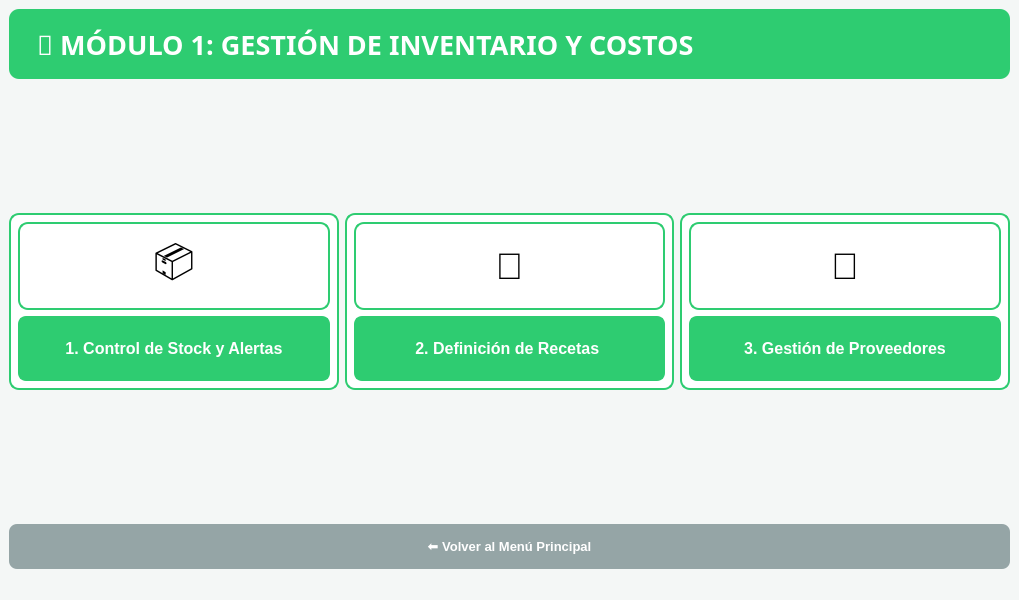
<?xml version="1.0" encoding="UTF-8"?>
<ui version="4.0">
 <class>MainWindow</class>
 <widget class="QMainWindow" name="MainWindow">
  <property name="geometry">
   <rect>
    <x>0</x>
    <y>0</y>
    <width>1019</width>
    <height>600</height>
   </rect>
  </property>
  <property name="windowTitle">
   <string>Submenú Inventario - Atai Sushi SIG</string>
  </property>
  <property name="styleSheet">
   <string notr="true">background-color: #f4f7f6;</string>
  </property>
  <widget class="QWidget" name="centralwidget">
   <layout class="QGridLayout" name="gridLayout_main">
    <item row="0" column="0" colspan="3">
     <widget class="QLabel" name="label_header">
      <property name="minimumSize">
       <size>
        <width>0</width>
        <height>70</height>
       </size>
      </property>
      <property name="font">
       <font>
        <family>Segoe UI Black</family>
        <pointsize>20</pointsize>
        <weight>75</weight>
        <bold>true</bold>
       </font>
      </property>
      <property name="styleSheet">
       <string notr="true">background-color: #2ecc71; color: white; border-radius: 10px; padding-left: 20px;</string>
      </property>
      <property name="text">
       <string>🍣 MÓDULO 1: GESTIÓN DE INVENTARIO Y COSTOS</string>
      </property>
     </widget>
    </item>
    <item row="1" column="0" colspan="3">
     <spacer name="verticalSpacer_top">
      <property name="orientation">
       <enum>Qt::Vertical</enum>
      </property>
      <property name="sizeHint" stdset="0">
       <size>
        <width>20</width>
        <height>30</height>
       </size>
      </property>
     </spacer>
    </item>
    <item row="2" column="0">
     <widget class="QWidget" name="widget_card_stock" native="true">
      <property name="styleSheet">
       <string notr="true">background-color: white; border: 2px solid #2ecc71; border-radius: 10px; padding: 10px;</string>
      </property>
      <layout class="QVBoxLayout" name="verticalLayout_2">
       <item>
        <widget class="QLabel" name="label_icon_stock">
         <property name="font">
          <font>
           <pointsize>28</pointsize>
          </font>
         </property>
         <property name="text">
          <string>📦</string>
         </property>
         <property name="alignment">
          <set>Qt::AlignCenter</set>
         </property>
        </widget>
       </item>
       <item>
        <widget class="QPushButton" name="boton_control_stock">
         <property name="minimumSize">
          <size>
           <width>0</width>
           <height>65</height>
          </size>
         </property>
         <property name="font">
          <font>
           <pointsize>12</pointsize>
           <weight>75</weight>
           <bold>true</bold>
          </font>
         </property>
         <property name="styleSheet">
          <string notr="true">background-color: #2ecc71; color: white; border-radius: 8px;</string>
         </property>
         <property name="text">
          <string>1. Control de Stock y Alertas</string>
         </property>
        </widget>
       </item>
      </layout>
     </widget>
    </item>
    <item row="2" column="1">
     <widget class="QWidget" name="widget_card_recetas" native="true">
      <property name="styleSheet">
       <string notr="true">background-color: white; border: 2px solid #2ecc71; border-radius: 10px; padding: 10px;</string>
      </property>
      <layout class="QVBoxLayout" name="verticalLayout_3">
       <item>
        <widget class="QLabel" name="label_icon_recetas">
         <property name="font">
          <font>
           <pointsize>28</pointsize>
          </font>
         </property>
         <property name="text">
          <string>🍚</string>
         </property>
         <property name="alignment">
          <set>Qt::AlignCenter</set>
         </property>
        </widget>
       </item>
       <item>
        <widget class="QPushButton" name="boton_config_recetas">
         <property name="minimumSize">
          <size>
           <width>0</width>
           <height>65</height>
          </size>
         </property>
         <property name="font">
          <font>
           <pointsize>12</pointsize>
           <weight>75</weight>
           <bold>true</bold>
          </font>
         </property>
         <property name="styleSheet">
          <string notr="true">background-color: #2ecc71; color: white; border-radius: 8px;</string>
         </property>
         <property name="text">
          <string>2. Definición de Recetas </string>
         </property>
        </widget>
       </item>
      </layout>
     </widget>
    </item>
    <item row="2" column="2">
     <widget class="QWidget" name="widget_card_proveedores" native="true">
      <property name="styleSheet">
       <string notr="true">background-color: white; border: 2px solid #2ecc71; border-radius: 10px; padding: 10px;</string>
      </property>
      <layout class="QVBoxLayout" name="verticalLayout_4">
       <item>
        <widget class="QLabel" name="label_icon_proveedores">
         <property name="font">
          <font>
           <pointsize>28</pointsize>
          </font>
         </property>
         <property name="text">
          <string>🚚</string>
         </property>
         <property name="alignment">
          <set>Qt::AlignCenter</set>
         </property>
        </widget>
       </item>
       <item>
        <widget class="QPushButton" name="boton_gestion_proveedores">
         <property name="minimumSize">
          <size>
           <width>0</width>
           <height>65</height>
          </size>
         </property>
         <property name="font">
          <font>
           <pointsize>12</pointsize>
           <weight>75</weight>
           <bold>true</bold>
          </font>
         </property>
         <property name="styleSheet">
          <string notr="true">background-color: #2ecc71; color: white; border-radius: 8px;</string>
         </property>
         <property name="text">
          <string>3. Gestión de Proveedores</string>
         </property>
        </widget>
       </item>
      </layout>
     </widget>
    </item>
    <item row="3" column="1">
     <spacer name="verticalSpacer_bottom">
      <property name="orientation">
       <enum>Qt::Vertical</enum>
      </property>
      <property name="sizeHint" stdset="0">
       <size>
        <width>20</width>
        <height>40</height>
       </size>
      </property>
     </spacer>
    </item>
    <item row="4" column="0" colspan="3">
     <widget class="QPushButton" name="boton_volver_menu">
      <property name="minimumSize">
       <size>
        <width>0</width>
        <height>45</height>
       </size>
      </property>
      <property name="font">
       <font>
        <pointsize>10</pointsize>
        <weight>75</weight>
        <bold>true</bold>
       </font>
      </property>
      <property name="styleSheet">
       <string notr="true">background-color: #95a5a6; color: white; border-radius: 8px;</string>
      </property>
      <property name="text">
       <string>⬅️ Volver al Menú Principal</string>
      </property>
     </widget>
    </item>
   </layout>
  </widget>
  <widget class="QStatusBar" name="statusbar"/>
 </widget>
 <resources/>
 <connections/>
</ui>
